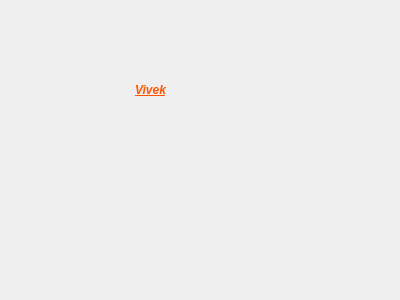
<?xml version="1.0" encoding="UTF-8"?>
<ui version="4.0">
 <class>dialog</class>
 <widget class="QDialog" name="dialog">
  <property name="geometry">
   <rect>
    <x>0</x>
    <y>0</y>
    <width>400</width>
    <height>300</height>
   </rect>
  </property>
  <property name="windowTitle">
   <string>Dialog</string>
  </property>
  <widget class="QLabel" name="label">
   <property name="geometry">
    <rect>
     <x>80</x>
     <y>70</y>
     <width>141</width>
     <height>41</height>
    </rect>
   </property>
   <property name="text">
    <string>&lt;html&gt;&lt;head/&gt;&lt;body&gt;&lt;p align=&quot;center&quot;&gt;&lt;span style=&quot; font-weight:600; font-style:italic; text-decoration: underline; color:#ff5500;&quot;&gt;Vivek&lt;/span&gt;&lt;/p&gt;&lt;/body&gt;&lt;/html&gt;</string>
   </property>
  </widget>
 </widget>
 <layoutdefault spacing="6" margin="11"/>
 <resources/>
 <connections/>
</ui>
